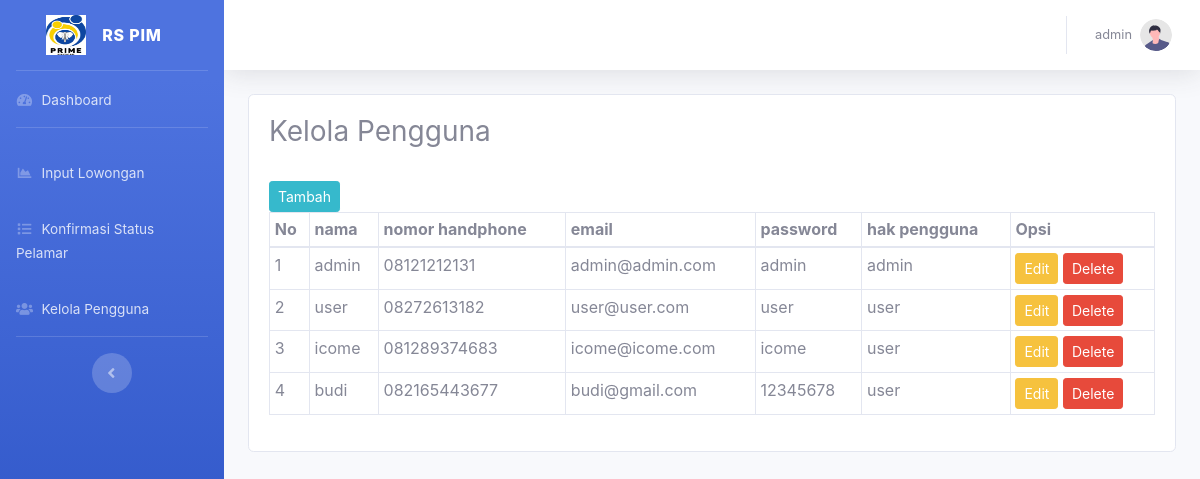
Page /dashboard/index.php?r=pengguna/index (signed in) on the committed database.
### tables this page shows
CREATE TABLE `pengguna` (
  `id` int(11) NOT NULL,
  `nama` varchar(64) NOT NULL,
  `no_hp` text NOT NULL,
  `email` text NOT NULL,
  `password` varchar(64) NOT NULL,
  `hak_pengguna` varchar(35) NOT NULL
);

### dashboard/index.php (called while the page is built, shortened)
<?php require_once '../config/conn.php'; ?>
<?php require_once 'layouts/header.php'; ?>
<?php include 'layouts/sidebar.php'; ?>
<?php $page = $_REQUEST['r']; ?>
<?php include_once $page.'.php'; ?>
<?php include 'layouts/footer.php'; ?>

### config/conn.php (called while the page is built, shortened)
<?php
function Connect(){
    $connect = mysqli_connect(HOST, DB_USER, DB_PASSWORD,DB_NAME);
    if($connect){
        return $connect;
    } else {
      return FALSE;
    }
}
?>

### dashboard/pengguna/func.php (called while the page is built, shortened)
<?php
function GetAll(){
  $query = "SELECT * FROM pengguna";
  $exe = mysqli_query(Connect(),$query);
  while($data = mysqli_fetch_array($exe)){
    $datas[] = array('id' => $data['id'],
		'nama' => $data['nama'],
		'no_hp' => $data['no_hp'],
		'email' => $data['email'],
		'password' => $data['password'],
		'hak_pengguna' => $data['hak_pengguna'],
    );
  }
  return $datas;
}
?>

### dashboard/pengguna/index.php (the view, shortened to what this page needs)
  <h3>Kelola Pengguna</h3>
  <br>
    <a href='?r=pengguna/create' class='btn btn-info btn-sm'>Tambah</a>
    <br>
    <div class='table-responsive'>
    <table class='table table-bordered table-sm'>
    <thead>
      <tr>
      <th>No</th>
    <th>nama</th>
<th>nomor handphone</th>
<th>email</th>
<th>password</th>
<th>hak pengguna</th>
      <th colspan='2'>Opsi</th>
      </tr>
      </thead>
      <tbody>
    <?php
      $ga = GetAll();
      $no = 1;
      if(isset($ga)){
      foreach($ga as $data){
        echo "<tr>";
        echo "<td>".$no++."</td>";
echo "<td>".$data['nama']."</td>";
echo "<td>".$data['no_hp']."</td>";
echo "<td>".$data['email']."</td>";
echo "<td>".$data['password']."</td>";
echo "<td>".$data['hak_pengguna']."</td>";
        echo "<td>
        <div class=\"btn-group\" >
                <form method='POST' action='?r=pengguna/edit'>
                <input type='hidden' name='id' value='".$data['id']."'>
                <input type='submit' name='edit' Value='Edit' class='btn btn-warning btn-sm'>
                </form>
                &nbsp;
                <form method='POST' action=''>
                <input type='hidden' name='id' value='".$data['id']."'>
                <input type='submit' name='delete' Value='Delete' class='btn btn-danger btn-sm'>
                </form>
                </div>
              </td>";
        echo "</tr>";
    }
  }
      ?>
    </tbody>
    </table>
    </div>

### rows in the picture
pengguna: nama "admin", no_hp "08121212131", email "admin@admin.com", password "admin", hak_pengguna "admin"
pengguna: nama "user", no_hp "08272613182", email "user@user.com", password "user", hak_pengguna "user"
pengguna: nama "icome", no_hp "081289374683", email "icome@icome.com", password "icome", hak_pengguna "user"
pengguna: nama "budi", no_hp "082165443677", email "budi@gmail.com", password "12345678", hak_pengguna "user"

### other values in the picture
$_SESSION['nama'] "admin"
